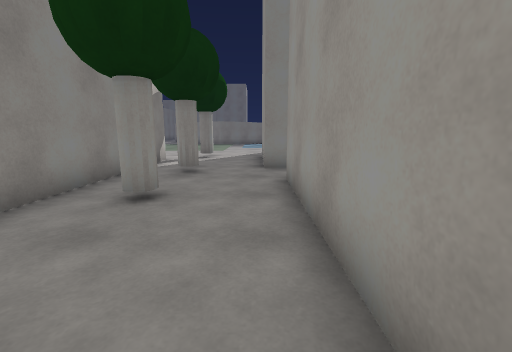
view 1 (above)

24 first-person views from a walk through a 3-D level made in the Unity game engine. The camera is 1.2 m above the floor, tilts 10° down and sees 90° across. The floor is counted in squares, 1 m on a side. Each view is taken from the middle of a square. On the plan, view 1 faces up. The plan holds only what a view shows up to about 12 squares ahead; the rest is blank. The place goes on beyond the plan. Surface patterns are stand-ins for the level's own textures.

view 2
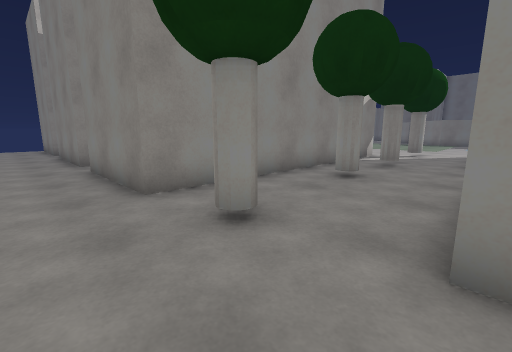

view 3
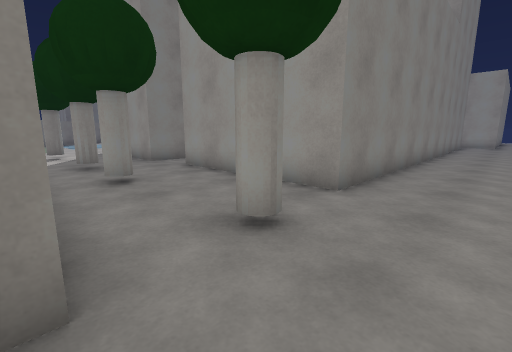

view 4
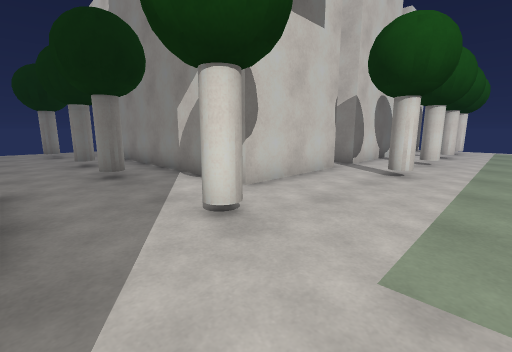

view 5
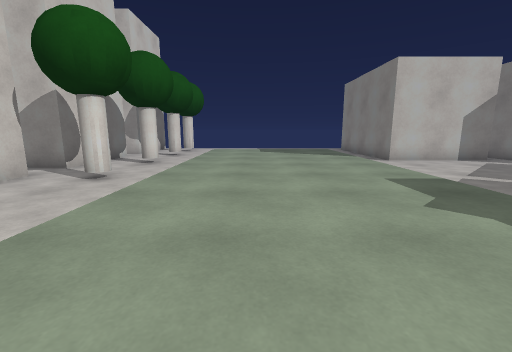

view 6
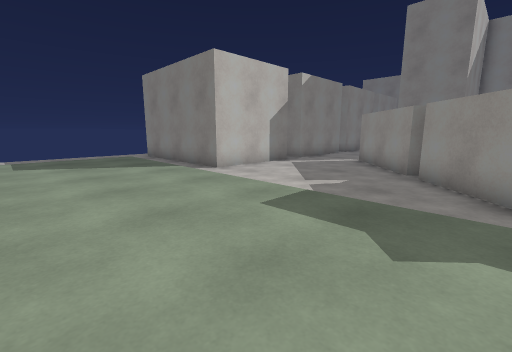

view 7
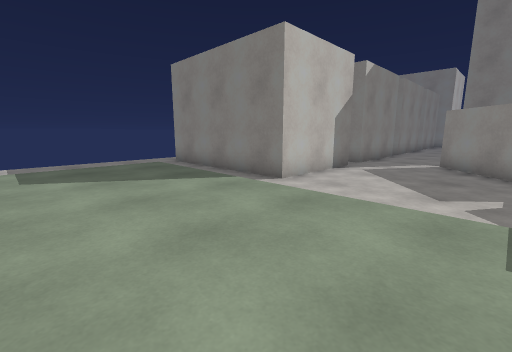

view 8
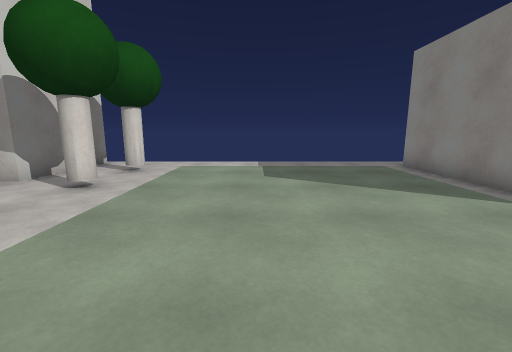

view 9
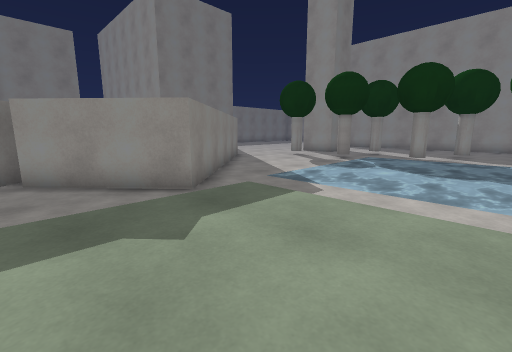

view 10
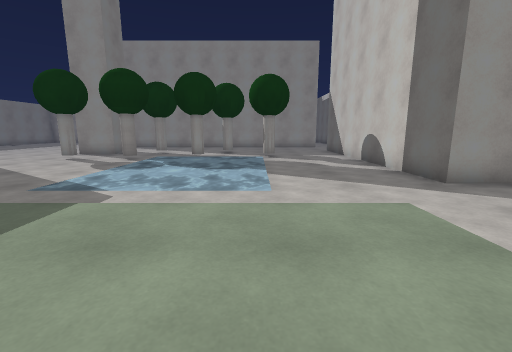

view 11
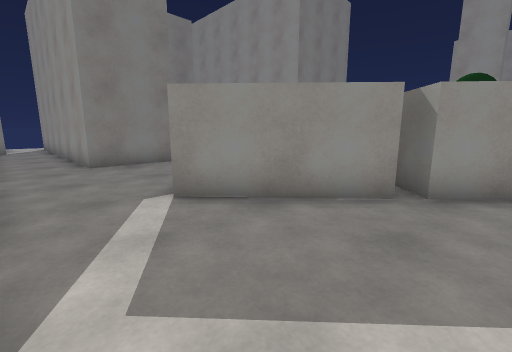

view 12
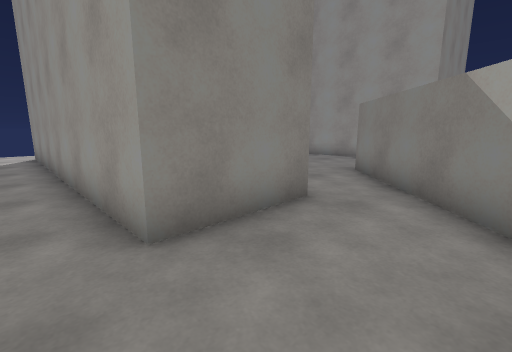

view 13
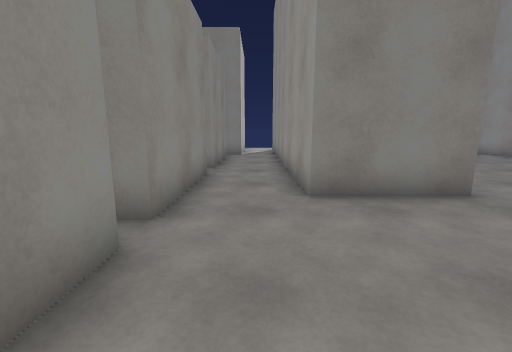

view 14
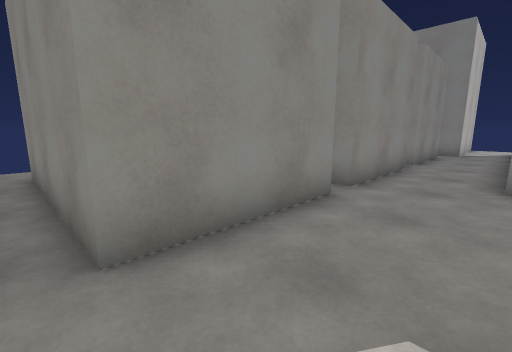

view 15
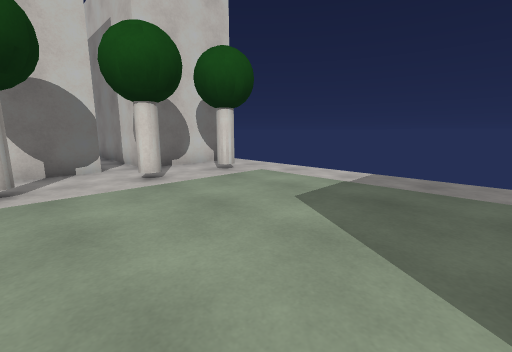

view 16
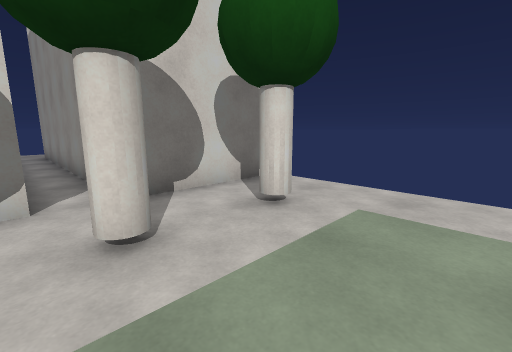

view 17
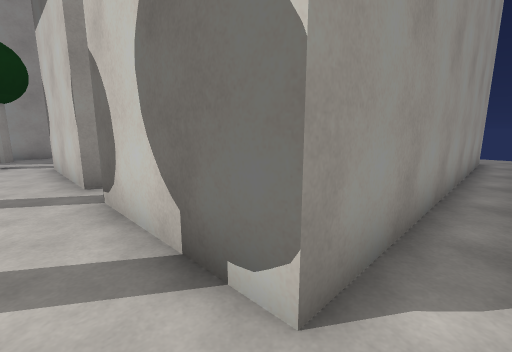

view 18
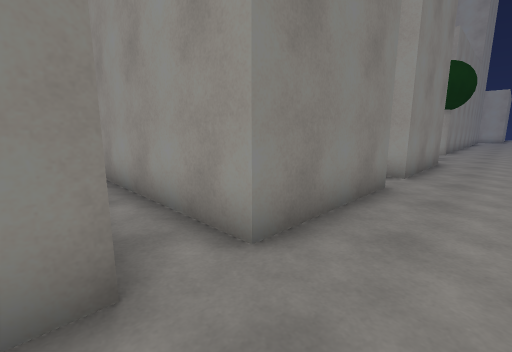

view 19
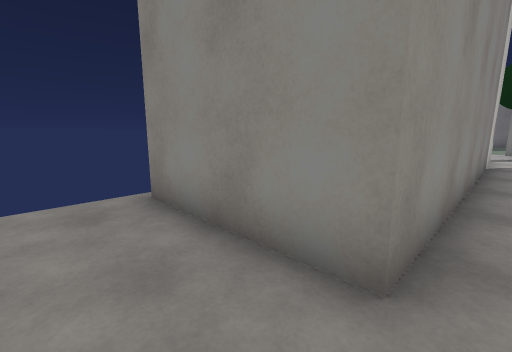

view 20
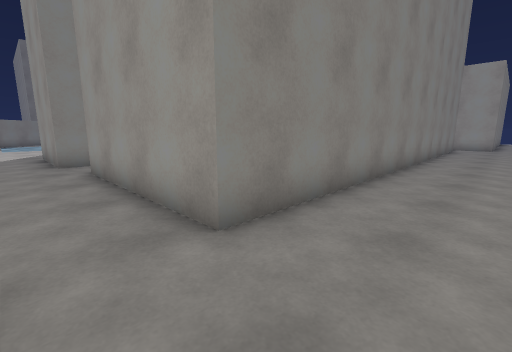

view 21
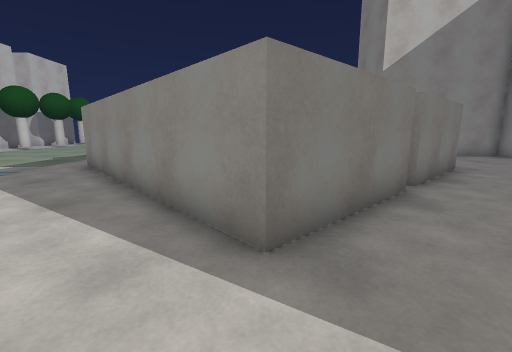

view 22
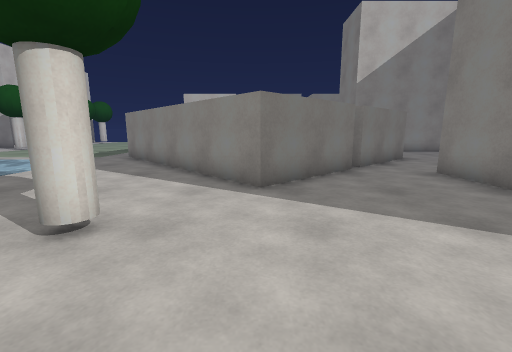

view 23
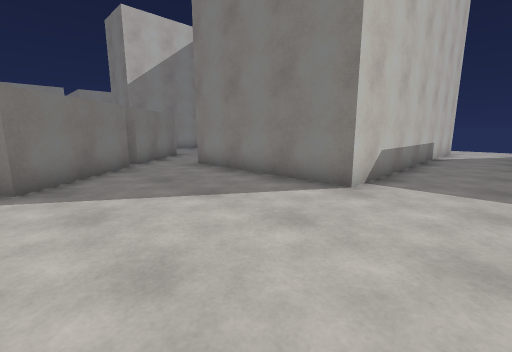

view 24
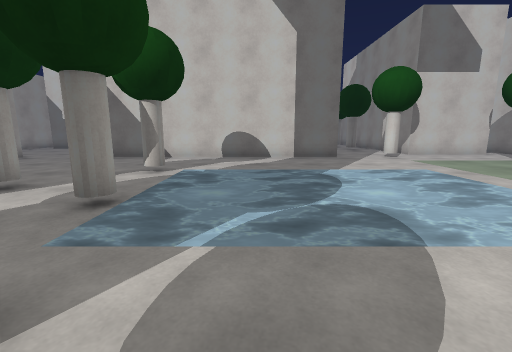

### Floor plan
Key: @ floor where view 1 was taken; # wall or solid block; . floor; ~ water the walk can cross; O other object.
Columns run from 19 left of view 1 to 10 right of it. Each row starts with its distance up from view 1.
 36        #..#    ......#     #..
 35        #..#   ......       #..
 34        #..####..##...     ##..
 33        #.......####..######...
 32        #......##  ##..........
 31        #.....##    ##.........
 30        #....        ##........
 29        #...          ##.......
 28   ######...#         ##.......
 27   .........##       ##......
 26        #....###    ##....O..
 25        #.....##   ##.......
 24        #......## ##.......
 23  .######.......###.......O
 22  ..........................
 21  ..................~~~~~~~..
 20  ..................~~~~~~OO.
 19  ..................~~~~~~~..OO
 18  ..................~~~~~~~..O.
 17  ..................~~~~~~~O...
 16  .........................O...
 15  ............................
 14  ............................
 13  .OO.O..O..OO.................
 12  ................O.###########
 11 #####.####..####...#
 10     #.#  ####  #...#
  9     #.#        #...##
  8     #.#        #.O..##
  7     #.#        #.O...
  6     #.#        #....#
  5     #.#        #.O..#
  4     #.#        #.O..#
  3     #.#        #....#
  2     #.#        #....#
  1     #.#        #....##########
  0 #####.##########.OO@..........
 -1  .............................
 -2  .............................

Where each view was taken, in squares from view 1:
view 1: 0 up, 0 right, facing up
view 2: 2 down, 1 right, facing up-left
view 3: 2 down, 4 left, facing up-right
view 4: 15 up, 0 right, facing down-left
view 5: 17 up, 1 left, facing left
view 6: 17 up, 4 left, facing up-left
view 7: 17 up, 7 left, facing up-left
view 8: 17 up, 8 left, facing left
view 9: 17 up, 6 left, facing up-right
view 10: 17 up, 6 left, facing right
view 11: 24 up, 11 left, facing up-right
view 12: 31 up, 10 left, facing up-right
view 13: 29 up, 10 left, facing up
view 14: 27 up, 9 left, facing up-left
view 15: 20 up, 11 left, facing down-left
view 16: 16 up, 13 left, facing down-left
view 17: 12 up, 14 left, facing down-right
view 18: 2 down, 15 left, facing up-right
view 19: 2 down, 14 left, facing up-left
view 20: 2 down, 1 left, facing up-right
view 21: 28 up, 6 right, facing left
view 22: 28 up, 9 right, facing left
view 23: 28 up, 10 right, facing up-left
view 24: 24 up, 4 right, facing down
